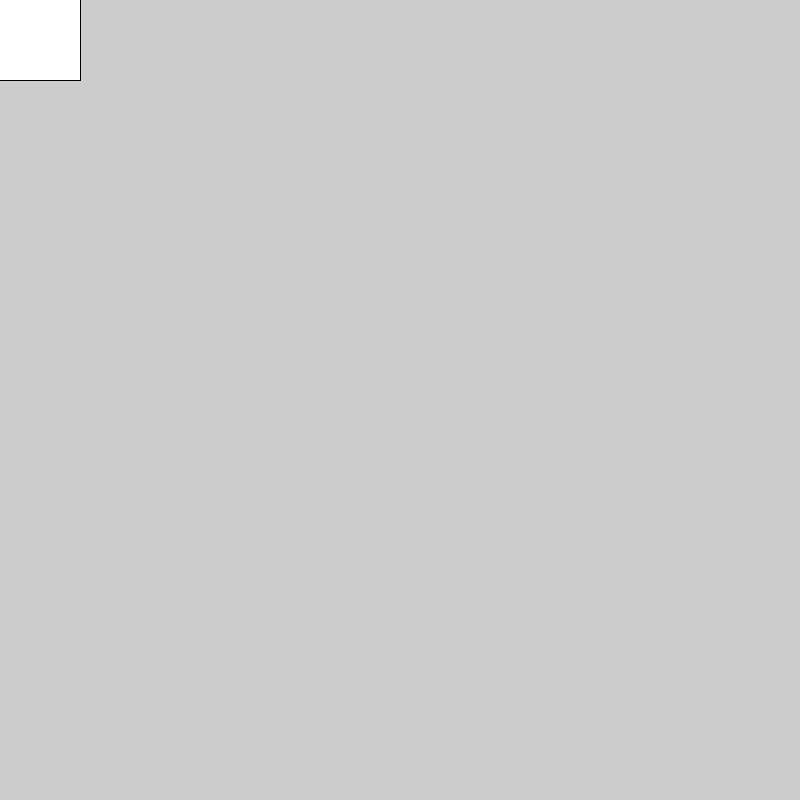
Frame 1 (no input)
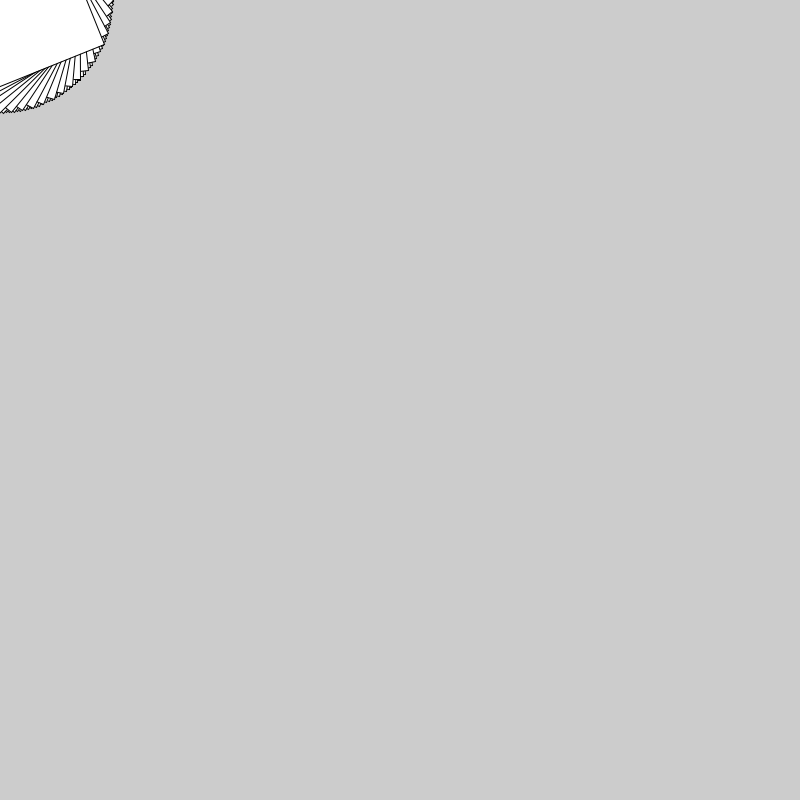
Frame 60 (the mouse pressed at the canvas centre just before this capture)
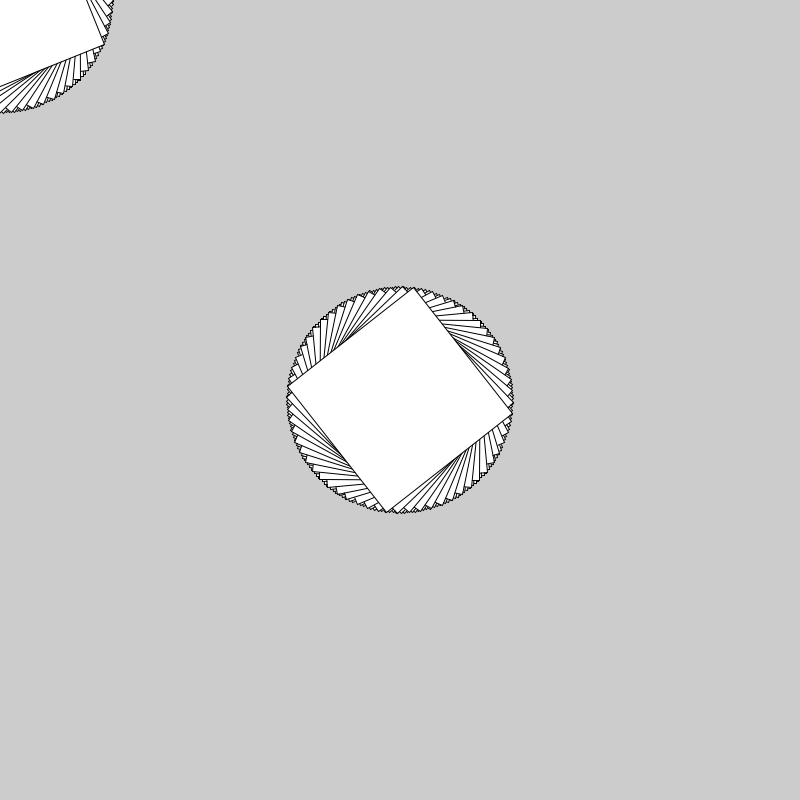
Frame 120 (the mouse held since frame 60 and released just before this capture)

The Processing sketch that drew these frames (run headless with seeded random() and noise(); from frame 60 on, the mouse is pressed at the canvas centre):

// Processing sketch: sketch_29translate_rotate
// ── sketch_29translate_rotate.pde
float angle = 0;

void setup() {
  size(800, 800);
}

void draw() {
  translate(mouseX, mouseY);
  rotate(angle);
  rect(-width/10, -width/10, width/5, width/5);
  angle += 0.1;
}
